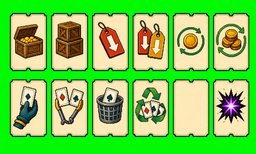
#> input picture art/imagegen/voucher_cards_imagegen_v2.png, 256 x 154 px, shrunk from 1619 x 972 before the run
$ python process_voucher_gfx.py
#> lines starting #> are read from the running program, lines starting #| are printed output that depends on the picture
#!/usr/bin/env python3
"""Convert the ImageGen Voucher card sheet into GBA-safe 4bpp sprites."""

from collections import deque
from pathlib import Path

from PIL import Image


ROOT = Path(__file__).resolve().parents[1]
SOURCE = ROOT / "art/imagegen/voucher_cards_imagegen_v2.png"
SHARED_PALETTE = ROOT / "graphics/alchemical_gfx.png"
OUTPUT = ROOT / "graphics/voucher_gfx.png"
FOCUS_OUTPUT = ROOT / "graphics/voucher_focus_gfx.png"

COLS = 6
ROWS = 2
CELL = 32
CARD_MAX_WIDTH = 27
CARD_MAX_HEIGHT = 30


def is_chroma(pixel: tuple[int, int, int]) -> bool:
    red, green, blue = pixel
    return green > 205 and red < 90 and blue < 90


def remove_connected_chroma(image: Image.Image) -> Image.Image:
    image = image.convert("RGB")
    width, height = image.size
    background = bytearray(width * height)
    queue: deque[tuple[int, int]] = deque()

    def add(x: int, y: int) -> None:
        offset = y * width + x
        if not background[offset] and is_chroma(image.getpixel((x, y))):
            background[offset] = 1
            queue.append((x, y))

    for x in range(width):
        add(x, 0)
        add(x, height - 1)
    for y in range(height):
        add(0, y)
        add(width - 1, y)
    while queue:
        x, y = queue.popleft()
        for nx, ny in ((x - 1, y), (x + 1, y), (x, y - 1), (x, y + 1)):
            if 0 <= nx < width and 0 <= ny < height:
                add(nx, ny)

    rgba = image.convert("RGBA")
    alpha = Image.new("L", image.size, 255)
    alpha.putdata([0 if value else 255 for value in background])
    rgba.putalpha(alpha)
    return rgba


def nearest_index(
    pixel: tuple[int, int, int], palette: list[tuple[int, int, int]]
) -> int:
    return min(
        range(1, 16),
        key=lambda index: sum(
            (pixel[channel] - palette[index][channel]) ** 2
            for channel in range(3)
        ),
    )


def main() -> None:
    source = Image.open(SOURCE).convert("RGB")
#> source is the input picture: PIL image 256x154 RGB; mean R, G, B 121.1, 200.2, 84.5
    palette_image = Image.open(SHARED_PALETTE).convert("P")
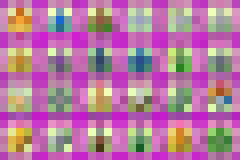
#> input picture graphics/alchemical_gfx.png, 30 x 20 px, shrunk from 192 x 128 before the run (shown 8 times larger)
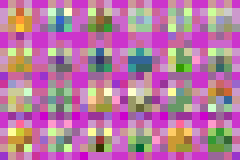
#> palette_image: PIL image 30x20 P (shown 8 times larger); mean R, G, B 181.4, 122.9, 160.4
    raw_palette = palette_image.getpalette()
#> raw_palette = 678 values, max 255 at index 45, min 0 at index 0, mean 121.9
    palette = [
        tuple(raw_palette[index * 3 : index * 3 + 3]) for index in range(16)
    ]
#> palette = [(0, 0, 0), (0, 0, 0), (0, 0, 0), (0, 0, 0), (0, 0, 0), (0, 0, 0), (0, 0, 0), (0, 0, 0), (0, 0, 0), (0, 0, 0), (0, 0, 0), (51, 0, 0), (102, 0, 0), (153, 0, 0), (204, 0, 0), (255, 0, 0)]

    sheet = Image.new("P", (COLS * CELL, ROWS * CELL), 0)
#> sheet: PIL image 192x64 P; every value is 0
    sheet.putpalette(raw_palette)
    cell_width = source.width / COLS
#> cell_width = 42.67
    cell_height = source.height / ROWS
#> cell_height = 77

    for item_id in range(COLS * ROWS):
        column = item_id % COLS
        row = item_id // COLS
        box = (
            round(column * cell_width),
            round(row * cell_height),
            round((column + 1) * cell_width),
            round((row + 1) * cell_height),
        )
        card = remove_connected_chroma(source.crop(box))
        bounds = card.getchannel("A").getbbox()
        if bounds is None:
            continue
        card = card.crop(bounds)
        scale = min(CARD_MAX_WIDTH / card.width, CARD_MAX_HEIGHT / card.height)
        size = (
            max(1, round(card.width * scale)),
            max(1, round(card.height * scale)),
        )
        card = card.resize(size, Image.Resampling.LANCZOS).convert("RGBA")

        indexed = Image.new("P", size, 0)
        indexed.putpalette(raw_palette)
        indexed.putdata(
            [
                nearest_index((red, green, blue), palette) if alpha >= 128 else 0
                for red, green, blue, alpha in card.getdata()
            ]
        )
        destination = (
            column * CELL + (CELL - size[0]) // 2,
            row * CELL + (CELL - size[1]) // 2,
        )
        sheet.paste(indexed, destination)
#> this loop made 12 passes
#> pass 1, in remove_connected_chroma, `image = image.convert("RGB")`:
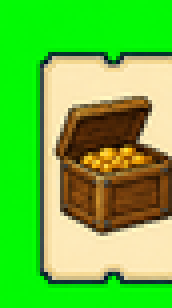
#> image: PIL image 43x77 RGB (shown 4 times larger); mean R, G, B 101.3, 191.3, 60.5
#> pass 1, in main, `card = remove_connected_chroma(source.crop(box))`:
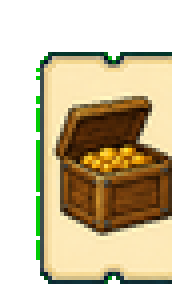
#> card: PIL image 43x77 RGBA (shown 4 times larger); mean R, G, B, A 101.3, 191.3, 60.5, 149.3; transparent parts drawn white
#> after the loop:
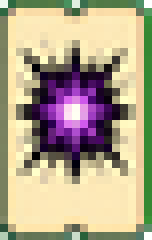
#> card: PIL image 19x30 RGBA (shown 8 times larger); mean R, G, B, A 173.9, 162.1, 134.6, 251.5; transparent parts drawn white
#> after the loop:
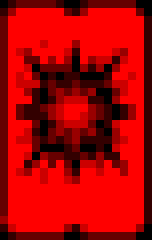
#> indexed: PIL image 19x30 P (shown 8 times larger); mean R, G, B 174.1, 0, 0
#> after the loop:
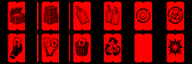
#> sheet: PIL image 192x64 P; mean R, G, B 104.4, 0, 0

    sheet.save(OUTPUT, optimize=False)
    sheet.save(FOCUS_OUTPUT, optimize=False)


if __name__ == "__main__":
    main()
